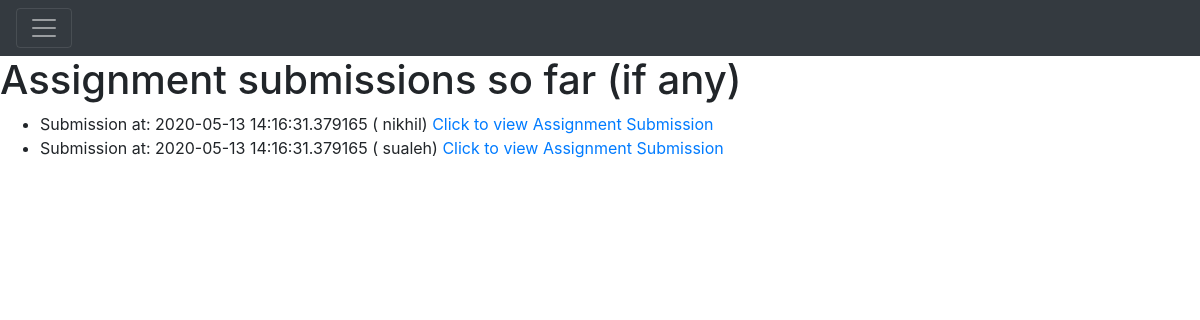
Page /assignmentSubmission/1 (signed in) on the earlier database version.
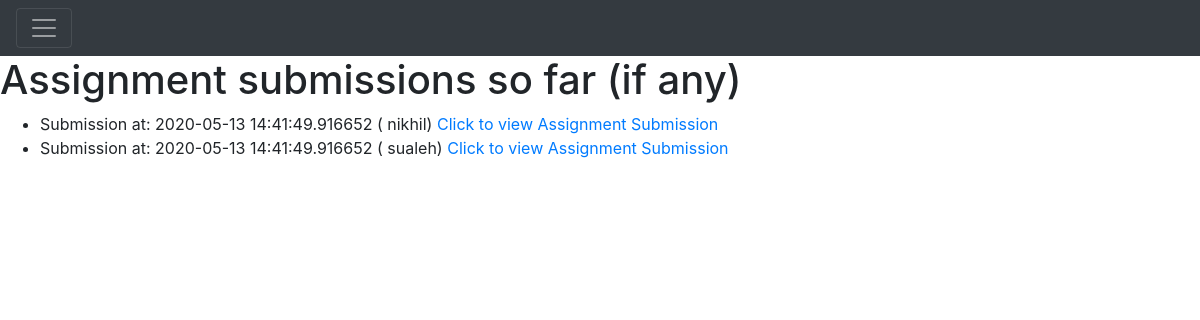
Same page on the later database version.
### Application/models.py (models this page shows)
class AssignmentSubmission(db.Model):
    __tablename__ = "assignment_submissions"
    assignmentSubmissionId = db.Column(
        db.Integer,
        primary_key=True,
        autoincrement=True
    )
    submissionTime = db.Column(db.DateTime, default=datetime.datetime.utcnow())
    assignmentId = db.Column(db.Integer, db.ForeignKey('assignments.assignmentId'))
    assignment = relationship("Assignment")
    assignmentGrade = db.Column(db.String(20))
    userId = db.Column(db.Integer, db.ForeignKey('users.userId'))
    user = relationship("User")
    comment = db.Column(db.String(500))
    gradeReceived = db.Column(
        db.String(10)
    )

class User(db.Model):
    __tablename__ = "users"
    userId = db.Column(
        db.Integer,
        primary_key=True,
        autoincrement=True
    )
    name = db.Column(
        db.String(100),
        index=True,
        nullable=False,
    )
    email = db.Column(
        db.String(80),
        index=True,
        unique=True,
        nullable=False
    )
    password = db.Column(
        db.String(255)
    )
    userRole = db.Column(Enum(UserRole))
    orgId = db.Column(db.Integer, db.ForeignKey('organizations.orgId'))
    organization = relationship("Organization")

### Application/assignment_submissions.py (the view)
@app.route('/assignmentSubmission/<id>')
@authenticate
def assignmentSubmission(id):
    assignmentId = escape(id)
    result = models.Assignment.query.filter_by(assignmentId=assignmentId).first()
    enrollments = result.course.enrollments
    enrollmentRole = [e for e in enrollments if e.userId == session['id']][0].enrollmentRole
    print(enrollmentRole)
    isTeacher = (enrollmentRole == models.EnrollmentRole.Teacher)
    submissions = []
    if enrollmentRole == models.EnrollmentRole.Teacher:
        submissions = models.db.session.query(models.AssignmentSubmission)\
            .filter(models.AssignmentSubmission.assignmentId == assignmentId)\
            .all()
    else:
        submissions = models.db.session.query(models.AssignmentSubmission) \
            .filter(models.AssignmentSubmission.assignmentId == assignmentId) \
            .filter(models.AssignmentSubmission.userId == session['id']) \
            .all()
    print(submissions)
    return render_template('assignment_submission.html', submissions=submissions,
                           enrollmentRole=enrollmentRole,isTeacher=isTeacher)

### Application/templates/assignment_submission.html (shortened to what this page needs)
{% extends 'main.html' %}
{% block head %}
{{ super() }}
{% endblock %}
{% block body %}
{{ super() }}
    <h1>Assignment submissions so far (if any)</h1>
    <ul>
    {% for submission in submissions %}
        <li> Submission at: {{ submission.submissionTime  }} ( {{ submission.user.name }}) <a href={{ url_for('assignmentSubmissionDetail',id=submission.assignmentSubmissionId) }}> Click to view Assignment Submission</a></li>
    {% endfor %}
    </ul>
{% endblock %}

### Application/templates/main.html (shortened to what this page needs)
{% extends 'base.html' %}
{% block head %}
<link rel="stylesheet" href="{{ url_for('static', filename='css/main.css') }}">
{% endblock %}
{% block body %}
<div id="topbar">
  <nav class="pos-f-t navbar navbar-dark bg-dark">
    <button class="navbar-toggler" type="button" onclick="toggleNav()">
      <span class="navbar-toggler-icon"></span>
    </button>
  </nav>
</div>
{% endblock %}

### Application/templates/base.html (shortened to what this page needs)
<!DOCTYPE html>
<html lang="en">
<head>
    <link rel="stylesheet" href="{{ url_for('static', filename='vendors/jquery.datetimepicker.min.css') }}">
    <link rel="stylesheet" href="{{ url_for('static', filename='vendors/bootstrap.min.css') }}">
    <link rel="stylesheet" href="{{ url_for('static', filename='css/styles.css') }}">
    {% block head %}{% endblock %}
</head>
<body>
    {% block body %} {% endblock %}
</body>
</html>

### Application/static/css/styles.css (style rules this page uses)
html, body { height: 100%; margin: 0; padding: 0; }

### Application/static/css/main.css (style rules this page uses)
#topbar { transition: margin-left .5s; }

Differences in the rows shown:
changed AssignmentSubmission "nikhil": submissionTime "2020-05-13 14:16:31.379165" → "2020-05-13 14:41:49.916652"
changed AssignmentSubmission "sualeh": submissionTime "2020-05-13 14:16:31.379165" → "2020-05-13 14:41:49.916652"
